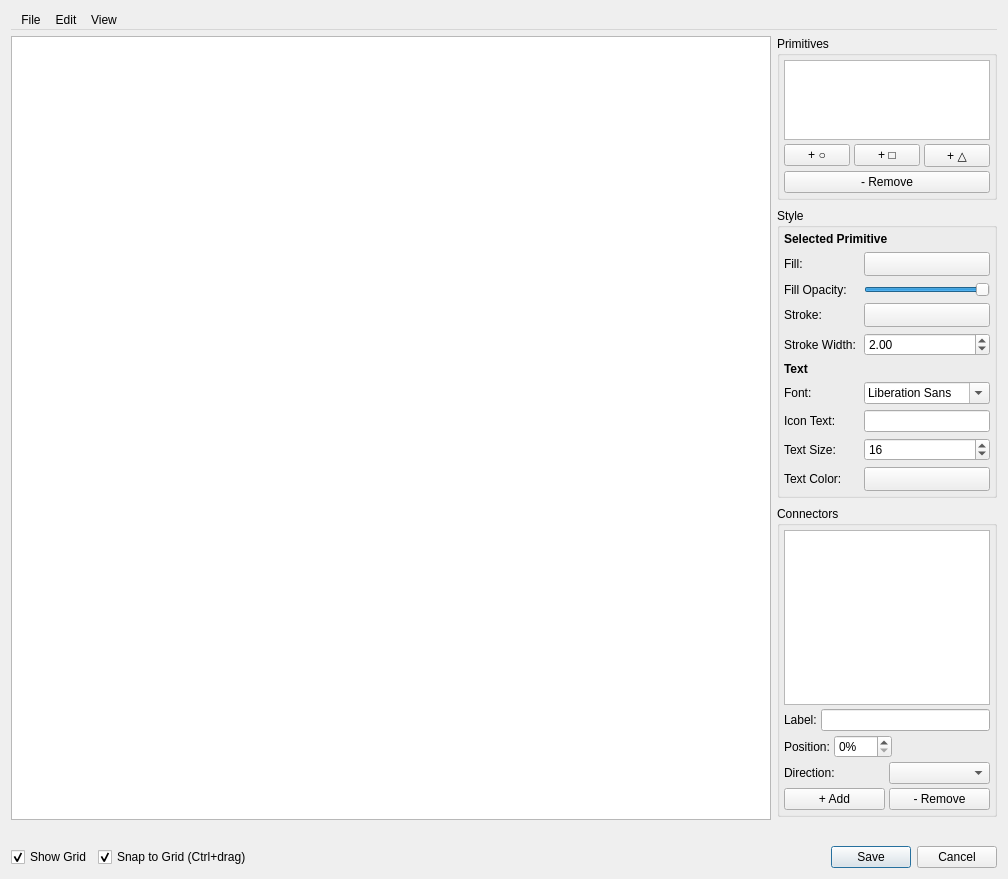
<?xml version="1.0" encoding="UTF-8"?>
<ui version="4.0">
 <class>ShapeEditorDialog</class>
 <widget class="QDialog" name="ShapeEditorDialog">
  <property name="geometry">
   <rect>
    <x>0</x>
    <y>0</y>
    <width>1008</width>
    <height>879</height>
   </rect>
  </property>
  <property name="windowTitle">
   <string>Shape Editor</string>
  </property>
  <property name="modal">
   <bool>true</bool>
  </property>
  <layout class="QVBoxLayout" name="verticalLayout_4">
   <item>
    <widget class="QMenuBar" name="menu_bar">
     <widget class="QMenu" name="menu_file">
      <property name="title">
       <string>File</string>
      </property>
      <addaction name="action_load"/>
      <addaction name="action_save"/>
      <addaction name="separator"/>
      <addaction name="action_reset"/>
     </widget>
     <widget class="QMenu" name="menu_edit">
      <property name="title">
       <string>Edit</string>
      </property>
      <widget class="QMenu" name="menu_add_primitive">
       <property name="title">
        <string>Add Primitive</string>
       </property>
       <addaction name="action_add_ellipse"/>
       <addaction name="action_add_rectangle"/>
       <addaction name="action_add_polygon"/>
      </widget>
      <addaction name="action_undo"/>
      <addaction name="action_redo"/>
      <addaction name="separator"/>
      <addaction name="menu_add_primitive"/>
      <addaction name="action_add_connector"/>
     </widget>
     <widget class="QMenu" name="menu_view">
      <property name="title">
       <string>View</string>
      </property>
      <addaction name="action_show_grid"/>
      <addaction name="action_snap_to_grid"/>
     </widget>
     <addaction name="menu_file"/>
     <addaction name="menu_edit"/>
     <addaction name="menu_view"/>
    </widget>
   </item>
   <item>
    <layout class="QVBoxLayout" name="verticalLayout_3">
     <item>
      <layout class="QHBoxLayout" name="horizontalLayout">
       <item>
        <layout class="QVBoxLayout" name="verticalLayout">
         <item>
          <widget class="QGraphicsView" name="canvas">
           <property name="sizePolicy">
            <sizepolicy hsizetype="Expanding" vsizetype="Expanding">
             <horstretch>1</horstretch>
             <verstretch>0</verstretch>
            </sizepolicy>
           </property>
           <property name="minimumSize">
            <size>
             <width>400</width>
             <height>400</height>
            </size>
           </property>
          </widget>
         </item>
         <item>
          <spacer name="horizontalSpacer">
           <property name="orientation">
            <enum>Qt::Horizontal</enum>
           </property>
           <property name="sizeHint" stdset="0">
            <size>
             <width>40</width>
             <height>20</height>
            </size>
           </property>
          </spacer>
         </item>
        </layout>
       </item>
       <item>
        <layout class="QVBoxLayout" name="verticalLayout_2">
         <item>
          <widget class="QWidget" name="panels_widget" native="true">
           <property name="sizePolicy">
            <sizepolicy hsizetype="Fixed" vsizetype="Preferred">
             <horstretch>0</horstretch>
             <verstretch>0</verstretch>
            </sizepolicy>
           </property>
           <property name="minimumSize">
            <size>
             <width>220</width>
             <height>0</height>
            </size>
           </property>
           <property name="maximumSize">
            <size>
             <width>220</width>
             <height>16777215</height>
            </size>
           </property>
           <layout class="QVBoxLayout" name="panels_layout">
            <property name="spacing">
             <number>8</number>
            </property>
            <property name="leftMargin">
             <number>0</number>
            </property>
            <property name="topMargin">
             <number>0</number>
            </property>
            <property name="rightMargin">
             <number>0</number>
            </property>
            <property name="bottomMargin">
             <number>0</number>
            </property>
            <item>
             <widget class="QGroupBox" name="primitives_panel">
              <property name="sizePolicy">
               <sizepolicy hsizetype="Preferred" vsizetype="Fixed">
                <horstretch>0</horstretch>
                <verstretch>0</verstretch>
               </sizepolicy>
              </property>
              <property name="maximumSize">
               <size>
                <width>16777215</width>
                <height>180</height>
               </size>
              </property>
              <property name="title">
               <string>Primitives</string>
              </property>
              <layout class="QVBoxLayout" name="primitives_layout">
               <property name="spacing">
                <number>4</number>
               </property>
               <property name="leftMargin">
                <number>4</number>
               </property>
               <property name="topMargin">
                <number>4</number>
               </property>
               <property name="rightMargin">
                <number>4</number>
               </property>
               <property name="bottomMargin">
                <number>4</number>
               </property>
               <item>
                <widget class="QListWidget" name="prim_list">
                 <property name="maximumSize">
                  <size>
                   <width>16777215</width>
                   <height>80</height>
                  </size>
                 </property>
                </widget>
               </item>
               <item>
                <layout class="QHBoxLayout" name="prim_add_layout">
                 <item>
                  <widget class="QPushButton" name="add_ellipse_btn">
                   <property name="toolTip">
                    <string>Add Ellipse</string>
                   </property>
                   <property name="text">
                    <string>+ ○</string>
                   </property>
                  </widget>
                 </item>
                 <item>
                  <widget class="QPushButton" name="add_rect_btn">
                   <property name="toolTip">
                    <string>Add Rectangle</string>
                   </property>
                   <property name="text">
                    <string>+ □</string>
                   </property>
                  </widget>
                 </item>
                 <item>
                  <widget class="QPushButton" name="add_poly_btn">
                   <property name="toolTip">
                    <string>Add Polygon</string>
                   </property>
                   <property name="text">
                    <string>+ △</string>
                   </property>
                  </widget>
                 </item>
                </layout>
               </item>
               <item>
                <widget class="QPushButton" name="prim_remove_btn">
                 <property name="text">
                  <string>- Remove</string>
                 </property>
                </widget>
               </item>
              </layout>
             </widget>
            </item>
            <item>
             <widget class="QGroupBox" name="style_panel">
              <property name="title">
               <string>Style</string>
              </property>
              <layout class="QFormLayout" name="style_form_layout">
               <property name="horizontalSpacing">
                <number>8</number>
               </property>
               <property name="verticalSpacing">
                <number>6</number>
               </property>
               <property name="leftMargin">
                <number>4</number>
               </property>
               <property name="topMargin">
                <number>4</number>
               </property>
               <property name="rightMargin">
                <number>4</number>
               </property>
               <property name="bottomMargin">
                <number>4</number>
               </property>
               <item row="0" column="0" colspan="2">
                <widget class="QLabel" name="style_prim_label">
                 <property name="text">
                  <string>&lt;b&gt;Selected Primitive&lt;/b&gt;</string>
                 </property>
                </widget>
               </item>
               <item row="1" column="0">
                <widget class="QLabel" name="label_fill">
                 <property name="text">
                  <string>Fill:</string>
                 </property>
                </widget>
               </item>
               <item row="1" column="1">
                <widget class="QPushButton" name="fill_color_btn">
                 <property name="minimumSize">
                  <size>
                   <width>60</width>
                   <height>24</height>
                  </size>
                 </property>
                 <property name="text">
                  <string/>
                 </property>
                </widget>
               </item>
               <item row="2" column="0">
                <widget class="QLabel" name="label_fill_opacity">
                 <property name="text">
                  <string>Fill Opacity:</string>
                 </property>
                </widget>
               </item>
               <item row="2" column="1">
                <widget class="QSlider" name="fill_opacity">
                 <property name="maximum">
                  <number>100</number>
                 </property>
                 <property name="value">
                  <number>100</number>
                 </property>
                 <property name="orientation">
                  <enum>Qt::Horizontal</enum>
                 </property>
                </widget>
               </item>
               <item row="3" column="0">
                <widget class="QLabel" name="label_stroke">
                 <property name="text">
                  <string>Stroke:</string>
                 </property>
                </widget>
               </item>
               <item row="3" column="1">
                <widget class="QPushButton" name="stroke_color_btn">
                 <property name="minimumSize">
                  <size>
                   <width>60</width>
                   <height>24</height>
                  </size>
                 </property>
                 <property name="text">
                  <string/>
                 </property>
                </widget>
               </item>
               <item row="4" column="0">
                <widget class="QLabel" name="label_stroke_width">
                 <property name="text">
                  <string>Stroke Width:</string>
                 </property>
                </widget>
               </item>
               <item row="4" column="1">
                <widget class="QDoubleSpinBox" name="stroke_width">
                 <property name="minimum">
                  <double>0.500000000000000</double>
                 </property>
                 <property name="maximum">
                  <double>10.000000000000000</double>
                 </property>
                 <property name="singleStep">
                  <double>0.500000000000000</double>
                 </property>
                 <property name="value">
                  <double>2.000000000000000</double>
                 </property>
                </widget>
               </item>
               <item row="5" column="0" colspan="2">
                <widget class="QLabel" name="style_text_label">
                 <property name="text">
                  <string>&lt;b&gt;Text&lt;/b&gt;</string>
                 </property>
                </widget>
               </item>
               <item row="6" column="0">
                <widget class="QLabel" name="label_font">
                 <property name="text">
                  <string>Font:</string>
                 </property>
                </widget>
               </item>
               <item row="6" column="1">
                <widget class="QFontComboBox" name="font_combo"/>
               </item>
               <item row="7" column="0">
                <widget class="QLabel" name="label_icon_text">
                 <property name="text">
                  <string>Icon Text:</string>
                 </property>
                </widget>
               </item>
               <item row="7" column="1">
                <widget class="QLineEdit" name="icon_text">
                 <property name="maxLength">
                  <number>4</number>
                 </property>
                </widget>
               </item>
               <item row="8" column="0">
                <widget class="QLabel" name="label_text_size">
                 <property name="text">
                  <string>Text Size:</string>
                 </property>
                </widget>
               </item>
               <item row="8" column="1">
                <widget class="QSpinBox" name="icon_size">
                 <property name="minimum">
                  <number>8</number>
                 </property>
                 <property name="maximum">
                  <number>32</number>
                 </property>
                 <property name="value">
                  <number>16</number>
                 </property>
                </widget>
               </item>
               <item row="9" column="0">
                <widget class="QLabel" name="label_text_color">
                 <property name="text">
                  <string>Text Color:</string>
                 </property>
                </widget>
               </item>
               <item row="9" column="1">
                <widget class="QPushButton" name="icon_color_btn">
                 <property name="minimumSize">
                  <size>
                   <width>60</width>
                   <height>24</height>
                  </size>
                 </property>
                 <property name="text">
                  <string/>
                 </property>
                </widget>
               </item>
              </layout>
             </widget>
            </item>
            <item>
             <widget class="QGroupBox" name="connectors_panel">
              <property name="title">
               <string>Connectors</string>
              </property>
              <layout class="QVBoxLayout" name="connectors_layout">
               <property name="spacing">
                <number>4</number>
               </property>
               <property name="leftMargin">
                <number>4</number>
               </property>
               <property name="topMargin">
                <number>4</number>
               </property>
               <property name="rightMargin">
                <number>4</number>
               </property>
               <property name="bottomMargin">
                <number>4</number>
               </property>
               <item>
                <widget class="QListWidget" name="conn_list"/>
               </item>
               <item>
                <layout class="QHBoxLayout" name="conn_label_layout">
                 <item>
                  <widget class="QLabel" name="label_conn_label">
                   <property name="text">
                    <string>Label:</string>
                   </property>
                  </widget>
                 </item>
                 <item>
                  <widget class="QLineEdit" name="conn_label_edit">
                   <property name="maxLength">
                    <number>10</number>
                   </property>
                  </widget>
                 </item>
                </layout>
               </item>
               <item>
                <layout class="QHBoxLayout" name="conn_pos_layout">
                 <item>
                  <widget class="QLabel" name="label_conn_pos">
                   <property name="text">
                    <string>Position:</string>
                   </property>
                  </widget>
                 </item>
                 <item>
                  <widget class="QSpinBox" name="conn_pos_spin">
                   <property name="suffix">
                    <string>%</string>
                   </property>
                   <property name="maximum">
                    <number>100</number>
                   </property>
                  </widget>
                 </item>
                 <item>
                  <spacer name="conn_pos_spacer">
                   <property name="orientation">
                    <enum>Qt::Horizontal</enum>
                   </property>
                   <property name="sizeHint" stdset="0">
                    <size>
                     <width>40</width>
                     <height>20</height>
                    </size>
                   </property>
                  </spacer>
                 </item>
                </layout>
               </item>
               <item>
                <layout class="QHBoxLayout" name="conn_dir_layout">
                 <item>
                  <widget class="QLabel" name="label_conn_dir">
                   <property name="text">
                    <string>Direction:</string>
                   </property>
                  </widget>
                 </item>
                 <item>
                  <widget class="QComboBox" name="conn_direction_combo"/>
                 </item>
                </layout>
               </item>
               <item>
                <layout class="QHBoxLayout" name="conn_btn_layout">
                 <item>
                  <widget class="QPushButton" name="conn_add_btn">
                   <property name="text">
                    <string>+ Add</string>
                   </property>
                  </widget>
                 </item>
                 <item>
                  <widget class="QPushButton" name="conn_remove_btn">
                   <property name="text">
                    <string>- Remove</string>
                   </property>
                  </widget>
                 </item>
                </layout>
               </item>
              </layout>
             </widget>
            </item>
           </layout>
          </widget>
         </item>
         <item>
          <spacer name="verticalSpacer">
           <property name="orientation">
            <enum>Qt::Vertical</enum>
           </property>
           <property name="sizeHint" stdset="0">
            <size>
             <width>20</width>
             <height>40</height>
            </size>
           </property>
          </spacer>
         </item>
        </layout>
       </item>
      </layout>
     </item>
     <item>
      <layout class="QHBoxLayout" name="toolbar_layout">
       <item>
        <widget class="QCheckBox" name="show_grid_cb">
         <property name="text">
          <string>Show Grid</string>
         </property>
         <property name="checked">
          <bool>true</bool>
         </property>
        </widget>
       </item>
       <item>
        <widget class="QCheckBox" name="grid_snap_cb">
         <property name="text">
          <string>Snap to Grid (Ctrl+drag)</string>
         </property>
         <property name="checked">
          <bool>true</bool>
         </property>
        </widget>
       </item>
       <item>
        <spacer name="toolbar_spacer">
         <property name="orientation">
          <enum>Qt::Horizontal</enum>
         </property>
         <property name="sizeHint" stdset="0">
          <size>
           <width>40</width>
           <height>20</height>
          </size>
         </property>
        </spacer>
       </item>
       <item>
        <widget class="QDialogButtonBox" name="button_box">
         <property name="standardButtons">
          <set>QDialogButtonBox::Cancel|QDialogButtonBox::Save</set>
         </property>
        </widget>
       </item>
      </layout>
     </item>
    </layout>
   </item>
  </layout>
  <action name="action_load">
   <property name="text">
    <string>Load Shape...</string>
   </property>
  </action>
  <action name="action_save">
   <property name="text">
    <string>Save Shape...</string>
   </property>
  </action>
  <action name="action_reset">
   <property name="text">
    <string>Reset to Default</string>
   </property>
  </action>
  <action name="action_undo">
   <property name="text">
    <string>Undo</string>
   </property>
   <property name="shortcut">
    <string>Ctrl+Z</string>
   </property>
  </action>
  <action name="action_redo">
   <property name="text">
    <string>Redo</string>
   </property>
   <property name="shortcut">
    <string>Ctrl+Shift+Z</string>
   </property>
  </action>
  <action name="action_add_ellipse">
   <property name="text">
    <string>Ellipse</string>
   </property>
  </action>
  <action name="action_add_rectangle">
   <property name="text">
    <string>Rectangle</string>
   </property>
  </action>
  <action name="action_add_polygon">
   <property name="text">
    <string>Polygon</string>
   </property>
  </action>
  <action name="action_add_connector">
   <property name="text">
    <string>Add Connector</string>
   </property>
  </action>
  <action name="action_show_grid">
   <property name="checkable">
    <bool>true</bool>
   </property>
   <property name="checked">
    <bool>true</bool>
   </property>
   <property name="text">
    <string>Show Grid</string>
   </property>
  </action>
  <action name="action_snap_to_grid">
   <property name="checkable">
    <bool>true</bool>
   </property>
   <property name="checked">
    <bool>true</bool>
   </property>
   <property name="text">
    <string>Snap to Grid</string>
   </property>
  </action>
 </widget>
 <resources/>
 <connections>
  <connection>
   <sender>button_box</sender>
   <signal>rejected()</signal>
   <receiver>ShapeEditorDialog</receiver>
   <slot>reject()</slot>
   <hints>
    <hint type="sourcelabel">
     <x>316</x>
     <y>260</y>
    </hint>
    <hint type="destinationlabel">
     <x>286</x>
     <y>274</y>
    </hint>
   </hints>
  </connection>
 </connections>
</ui>
